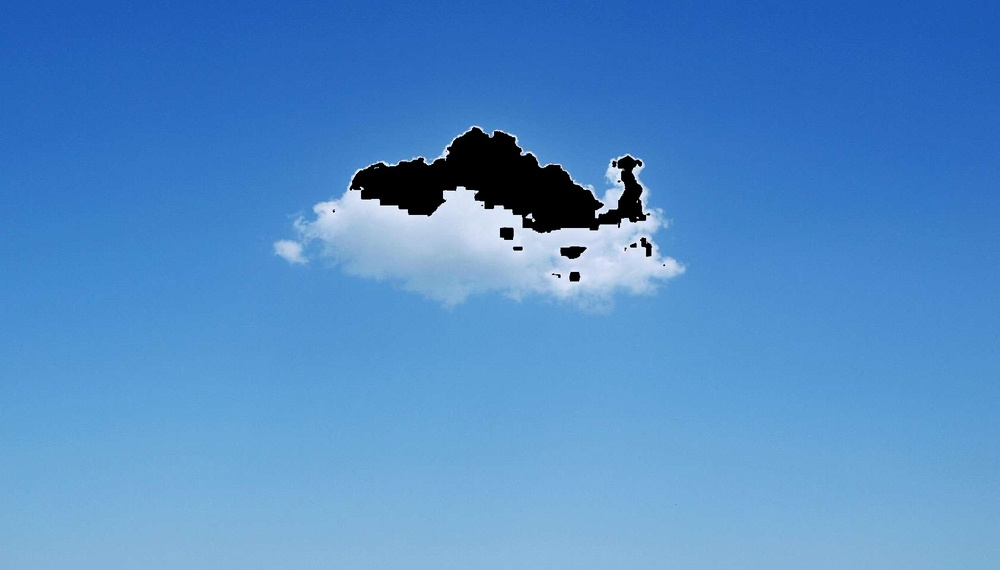
#> input picture train1.jpg, 1000 x 570 px, shrunk from 1684 x 960 before the run, found by its file name
$ jupyter execute light_condition.ipynb
#> lines starting #> are read from the running program, lines starting #| are printed output that depends on the picture
#> further down, img is the input picture: shape (570, 1000, 3); mean B, G, R 200.9, 140.6, 82.2
[cell 1]
import cv2 as cv
import numpy as np
from matplotlib import pyplot as plt

[cell 2]
def cut_image(img):
        w,h,_ = img.shape
#> w = 570; h = 1000
        P = [int(w/2),int(h/2)]
#> P = [285, 500]
        perc_h = 65
        perc_w = 65
        padding_top = int((P[1] * perc_h) / 100)
#> padding_top = 325
        padding_side = int((P[0] * perc_w) / 100 )
#> padding_side = 185

        return img[P[0] - padding_side:P[0]+ padding_side,P[1]- padding_top:P[1]+padding_top]
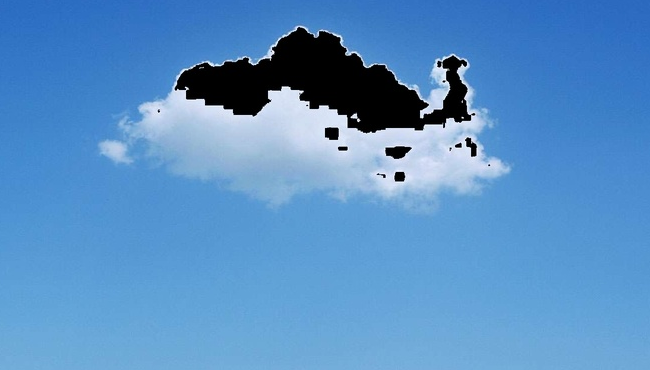
#> returned value: shape (370, 650, 3); mean of channels 0, 1, 2 197.8, 143.9, 88.2; drawn as B, G, R

[cell 3]
img = cv.imread('./dataset_image/train1.jpg')

plt.imshow(cv.cvtColor(img, cv.COLOR_BGR2RGB))
plt.title('original')
plt.show()

[cell 4]
img = cut_image(img)

plt.imshow(cv.cvtColor(img, cv.COLOR_BGR2RGB))
plt.title('original')
plt.show()

[cell 5]
def is_day(img, size_percentage=30, min_threshold=70):
    '''
    Function that return true if in the center size percentage of the photo
    (converted to gray color scale) the average color value is more bright
    than min_threshold (so, more simply, if it's day).
    '''
#> called with size_percentage = 30, min_threshold = 70

    # Get image size
    height, width, _ = img.shape
#> height = 370; width = 650

    # Calculate center coordinate
    centerX = (width // 2 )
#> centerX = 325
    centerY = (height // 2)
#> centerY = 185

    # Calculate RightBorder
    XRB = centerX + ((width * size_percentage) // 200)
#> XRB = 422
    # Calculate LeftBorder
    XLB = centerX - ((width * size_percentage) // 200)
#> XLB = 228
    # Calculate TopBorder
    YTB = centerY + ((height * size_percentage) // 200)
#> YTB = 240
    # Calculate BottomBorder
    YBB = centerY - ((height * size_percentage) // 200)
#> YBB = 130

    bgr_list = []

    # Creation of a list of BGR values for every pixel
    for x in range(XLB,XRB):
        for y in range(YBB,YTB):
            bgr_list.append(img[y,x]) # Append the BGR value to the list
#> after the loop, bgr_list = 21340 items

    # Convert bgr_list in a numpy array
    numpy_bgr_array = np.array(bgr_list)
    # Calculate the average value of blue, green and red
    average_value = np.average(numpy_bgr_array,axis=0)
#> average_value = [214, 175.1, 133.6]

    # Convert the type of datas
    average_value = average_value.astype(int)
#> average_value = [214, 175, 133]

    # Map values in uint8 format type
    average_value = np.uint8([[[average_value[0],average_value[1],average_value[2]]]])
#> average_value = [[214, 175, 133]]

    # Convert the color from BGR to Grayscale
    gray_avg_value = cv.cvtColor(average_value, cv.COLOR_BGR2GRAY)
#> gray_avg_value = [167]
    #remove single-dimensional entries from the shape of the numpy array
    gray_avg_value = np.squeeze(gray_avg_value)
#> gray_avg_value = 167

    # Return True if the gray_avg value
    return gray_avg_value >= min_threshold

[cell 6]
day = is_day(img)
#> day = True

[cell 7]
print(day)
#| True


$ run again, with train2.jpg copied over train1.jpg
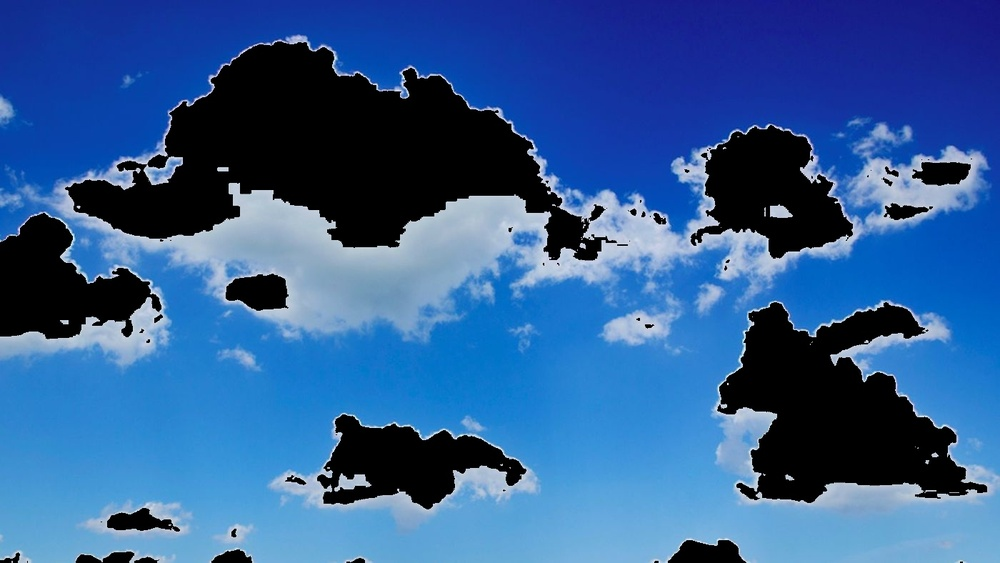
#> input picture train2.jpg, 1000 x 563 px, shrunk from 1400 x 788 before the run, found by its file name
#> img is the input picture: shape (563, 1000, 3); mean B, G, R 149.8, 93, 48.3
#> in cut_image, `return img[P[0] - padding_side:P[0]+ padding_side,P[1]- padding_top:P[..`:
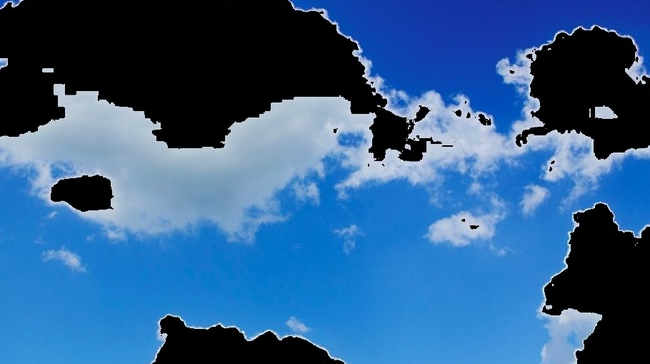
#> returned value: shape (364, 650, 3); mean of channels 0, 1, 2 140.1, 93.6, 48.4; drawn as B, G, R
#> after the loop in is_day, `for x in range(XLB,XRB):`: bgr_list = 20952 items
#> in is_day, `average_value = np.average(numpy_bgr_array,axis=0)`: average_value = [190.6, 139.5, 85.12]
#> in is_day, `average_value = average_value.astype(int)`: average_value = [190, 139, 85]
#> in is_day, `average_value = np.uint8([[[average_value[0],average_value[1],average_..`: average_value = [[190, 139, 85]]
#> in is_day, `gray_avg_value = cv.cvtColor(average_value, cv.COLOR_BGR2GRAY)`: gray_avg_value = [129]
#> in is_day, `gray_avg_value = np.squeeze(gray_avg_value)`: gray_avg_value = 129
#> day = True
#| True
